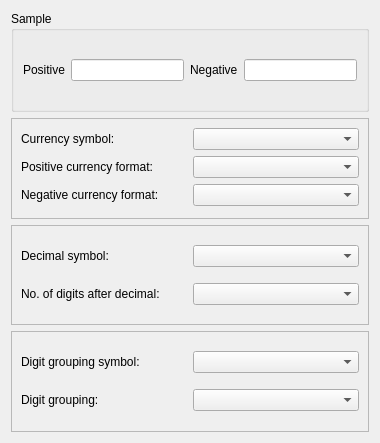
<?xml version="1.0" encoding="UTF-8"?>
<ui version="4.0">
 <class>regionaloptionscurrencieswidget</class>
 <widget class="QWidget" name="regionaloptionscurrencieswidget">
  <property name="geometry">
   <rect>
    <x>0</x>
    <y>0</y>
    <width>380</width>
    <height>443</height>
   </rect>
  </property>
  <property name="windowTitle">
   <string>Form</string>
  </property>
  <layout class="QGridLayout" name="gridLayout_2">
   <item row="3" column="0">
    <widget class="QFrame" name="DigitGroupingFrame">
     <property name="frameShape">
      <enum>QFrame::StyledPanel</enum>
     </property>
     <property name="frameShadow">
      <enum>QFrame::Raised</enum>
     </property>
     <layout class="QGridLayout" name="gridLayout_5">
      <item row="0" column="0">
       <widget class="QLabel" name="currGrpSymbolLabel">
        <property name="text">
         <string>Digit grouping symbol:</string>
        </property>
        <property name="buddy">
         <cstring>currGrpSymbolComboBox</cstring>
        </property>
       </widget>
      </item>
      <item row="1" column="0">
       <widget class="QLabel" name="currDigitGrpFmtLabel">
        <property name="text">
         <string>Digit grouping:</string>
        </property>
        <property name="buddy">
         <cstring>currDigitGrpFmtComboBox</cstring>
        </property>
       </widget>
      </item>
      <item row="0" column="1">
       <widget class="QComboBox" name="currGrpSymbolComboBox"/>
      </item>
      <item row="1" column="1">
       <widget class="QComboBox" name="currDigitGrpFmtComboBox"/>
      </item>
     </layout>
    </widget>
   </item>
   <item row="0" column="0">
    <widget class="QGroupBox" name="SampleGroupBox">
     <property name="title">
      <string>Sample</string>
     </property>
     <layout class="QGridLayout" name="gridLayout">
      <item row="0" column="2">
       <widget class="QLabel" name="NegativeSampleLabel">
        <property name="text">
         <string>Negative</string>
        </property>
        <property name="buddy">
         <cstring>NegativeSampleLineEdit</cstring>
        </property>
       </widget>
      </item>
      <item row="0" column="3">
       <widget class="QLineEdit" name="NegativeSampleLineEdit"/>
      </item>
      <item row="0" column="0">
       <widget class="QLabel" name="PositiveSampleLabel">
        <property name="text">
         <string>Positive</string>
        </property>
        <property name="buddy">
         <cstring>PositiveSampleLineEdit</cstring>
        </property>
       </widget>
      </item>
      <item row="0" column="1">
       <widget class="QLineEdit" name="PositiveSampleLineEdit"/>
      </item>
     </layout>
    </widget>
   </item>
   <item row="2" column="0">
    <widget class="QFrame" name="DecimalFrame">
     <property name="frameShape">
      <enum>QFrame::StyledPanel</enum>
     </property>
     <property name="frameShadow">
      <enum>QFrame::Raised</enum>
     </property>
     <layout class="QGridLayout" name="gridLayout_4">
      <item row="0" column="0">
       <widget class="QLabel" name="currDeciSymbolLabel">
        <property name="text">
         <string>Decimal symbol:</string>
        </property>
        <property name="buddy">
         <cstring>currDeciSymbolComboBox</cstring>
        </property>
       </widget>
      </item>
      <item row="1" column="0">
       <widget class="QLabel" name="currNumDecimalsLabel">
        <property name="text">
         <string>No. of digits after decimal:</string>
        </property>
        <property name="buddy">
         <cstring>currNumDecimalsComboBox</cstring>
        </property>
       </widget>
      </item>
      <item row="0" column="1">
       <widget class="QComboBox" name="currDeciSymbolComboBox"/>
      </item>
      <item row="1" column="1">
       <widget class="QComboBox" name="currNumDecimalsComboBox"/>
      </item>
     </layout>
    </widget>
   </item>
   <item row="1" column="0">
    <widget class="QFrame" name="CurrencyFrame">
     <property name="frameShape">
      <enum>QFrame::StyledPanel</enum>
     </property>
     <property name="frameShadow">
      <enum>QFrame::Raised</enum>
     </property>
     <layout class="QGridLayout" name="gridLayout_3">
      <item row="0" column="0">
       <widget class="QLabel" name="currSymbolLabel">
        <property name="text">
         <string>Currency symbol:</string>
        </property>
        <property name="buddy">
         <cstring>currSymbolCcomboBox</cstring>
        </property>
       </widget>
      </item>
      <item row="1" column="0">
       <widget class="QLabel" name="currPosFormatLabel">
        <property name="text">
         <string>Positive currency format:</string>
        </property>
        <property name="buddy">
         <cstring>currPosFormatComboBox</cstring>
        </property>
       </widget>
      </item>
      <item row="2" column="0">
       <widget class="QLabel" name="currNegFormatLabel">
        <property name="text">
         <string>Negative currency format:</string>
        </property>
        <property name="buddy">
         <cstring>currNegFormatComboBox</cstring>
        </property>
       </widget>
      </item>
      <item row="0" column="1">
       <widget class="QComboBox" name="currSymbolCcomboBox"/>
      </item>
      <item row="1" column="1">
       <widget class="QComboBox" name="currPosFormatComboBox"/>
      </item>
      <item row="2" column="1">
       <widget class="QComboBox" name="currNegFormatComboBox"/>
      </item>
     </layout>
    </widget>
   </item>
  </layout>
 </widget>
 <tabstops>
  <tabstop>PositiveSampleLineEdit</tabstop>
  <tabstop>NegativeSampleLineEdit</tabstop>
  <tabstop>currSymbolCcomboBox</tabstop>
  <tabstop>currPosFormatComboBox</tabstop>
  <tabstop>currNegFormatComboBox</tabstop>
  <tabstop>currDeciSymbolComboBox</tabstop>
  <tabstop>currNumDecimalsComboBox</tabstop>
  <tabstop>currGrpSymbolComboBox</tabstop>
  <tabstop>currDigitGrpFmtComboBox</tabstop>
 </tabstops>
 <resources/>
 <connections/>
</ui>
